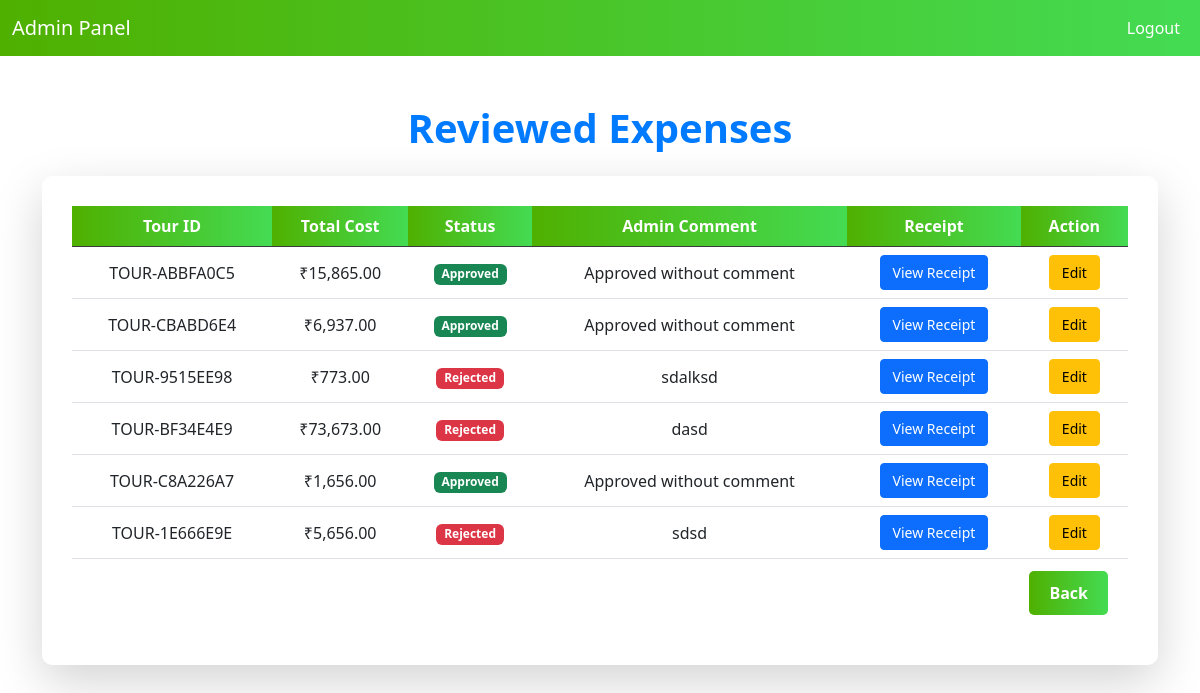
Page /admin_reviewed_expenses.php on the committed database.
### tables this page shows
CREATE TABLE `expenses` (
  `id` int(11) NOT NULL,
  `tour_id` varchar(20) NOT NULL,
  `username` varchar(50) NOT NULL,
  `accommodation_cost` decimal(10,2) NOT NULL,
  `transportation_cost` decimal(10,2) NOT NULL,
  `other_expenses` decimal(10,2) NOT NULL,
  `total_cost` decimal(10,2) NOT NULL,
  `receipt_path` varchar(255) DEFAULT NULL,
  `status` enum('Approved','Rejected','Pending') DEFAULT 'Pending',
  `admin_comment` text DEFAULT NULL
);

### admin_reviewed_expenses.php (the view, shortened to what this page needs)
<?php
include 'db.php';
$sql = "SELECT * FROM expenses WHERE status IN ('Approved', 'Rejected')";
$result = $conn->query($sql);
?>
<!DOCTYPE html>
<html lang="en">
<head>
    <link href="https://cdn.jsdelivr.net/npm/bootstrap@5.3.0/dist/css/bootstrap.min.css" rel="stylesheet">
</head>
<body>
    <nav class="navbar navbar-expand-lg navbar-dark bg-dark">
        <div class="container-fluid">
            <a class="navbar-brand" href="#">Admin Panel</a>
            <div class="collapse navbar-collapse" id="navbarNav">
                <ul class="navbar-nav ms-auto">
                    <li class="nav-item">
                        <a class="nav-link active" href="admin_reviewed_expenses.php">Logout</a>
                    </li>
                </ul>
            </div>
        </div>
    </nav>
    <div class="container mt-5">
        <h2 class="mb-4 text-center">Reviewed Expenses</h2>
        <div class="card shadow-lg">
            <div class="card-body">
                <table class="table table-hover text-center">
                    <thead class="table-dark" >
                        <tr>
                            <th>Tour ID</th>
                            <th>Total Cost</th>
                            <th>Status</th>
                            <th>Admin Comment</th>
                            <th>Receipt</th>
                            <th>Action</th>
                        </tr>
                    </thead>
                    <tbody>
                        <?php while ($row = $result->fetch_assoc()) { ?>
                            <tr>
                                <td><?= htmlspecialchars($row['tour_id']); ?></td>
                                <td>₹<?= number_format($row['total_cost'], 2); ?></td>
                                <td>
                                    <span class="badge
                                        <?= $row['status'] == 'Approved' ? 'bg-success' : 'bg-danger'; ?>">
                                        <?= htmlspecialchars($row['status']); ?>
                                    </span>
                                </td>
                                <td><?= htmlspecialchars($row['admin_comment']); ?></td>
                                <td>
                                    <?php if (!empty($row['receipt_path'])) { ?>
                                        <a href="<?= htmlspecialchars($row['receipt_path']); ?>" target="_blank" class="btn btn-primary btn-sm">View Receipt</a>
                                    <?php } ?>
                                </td>
                                <td class="action-btns">
                                    <a href="edit_expenses.php?id=<?= $row['id']; ?>" class="btn btn-warning btn-sm">Edit</a>
                                </td>
                            </tr>
                        <?php } ?>
                    </tbody>
                </table>
                <div class="button-container">
                    <button class="back-button" onclick="location.href='admin.php'">Back</button>
                </div>
            </div>
        </div>
    </div>
</body>
</html>

### admin_reviewed_expenses.php (style rules this page uses)
body { background-size: cover; background-position: center; background-repeat: no-repeat; background-attachment: fixed; }
.card { border-radius: 10px; border: none; box-shadow: 0 4px 12px rgba(0, 0, 0, 0.1); }
.table th, .table td { vertical-align: middle; }
.table-dark th { background: linear-gradient(90deg, rgb(79, 176, 0), rgb(68, 219, 83)); color: #fff; }
.btn-sm { padding: 6px 12px; }
.action-btns a { margin: 0 5px; }
h2 { font-size: 2.5rem; font-weight: bold; color: #007bff; }
.card-body { padding: 30px; }
.navbar { background: linear-gradient(90deg, rgb(79, 176, 0), rgb(68, 219, 83)); }
.navbar-nav .nav-link { color: white !important; }
.back-button { background: linear-gradient(90deg, rgb(79, 176, 0), rgb(68, 219, 83)); color: white; border: none; padding: 10px 20px; font-size: 1rem; font-weight: bold; border-radius: 5px; cursor: pointer; transition: 0.3s; position: absolute; right: 20px; bottom: 20px; }
.button-container { position: relative; height: 60px; }

### rows in the picture
expenses: tour "TOUR-ABBFA0C5", total_cost "15,865.00", status "Approved", admin_comment "Approved without comment"
expenses: tour "TOUR-CBABD6E4", total_cost "6,937.00", status "Approved", admin_comment "Approved without comment"
expenses: tour "TOUR-9515EE98", total_cost "773.00", status "Rejected", admin_comment "sdalksd"
expenses: tour "TOUR-BF34E4E9", total_cost "73,673.00", status "Rejected", admin_comment "dasd"
expenses: tour "TOUR-C8A226A7", total_cost "1,656.00", status "Approved", admin_comment "Approved without comment"
expenses: tour "TOUR-1E666E9E", total_cost "5,656.00", status "Rejected", admin_comment "sdsd"
